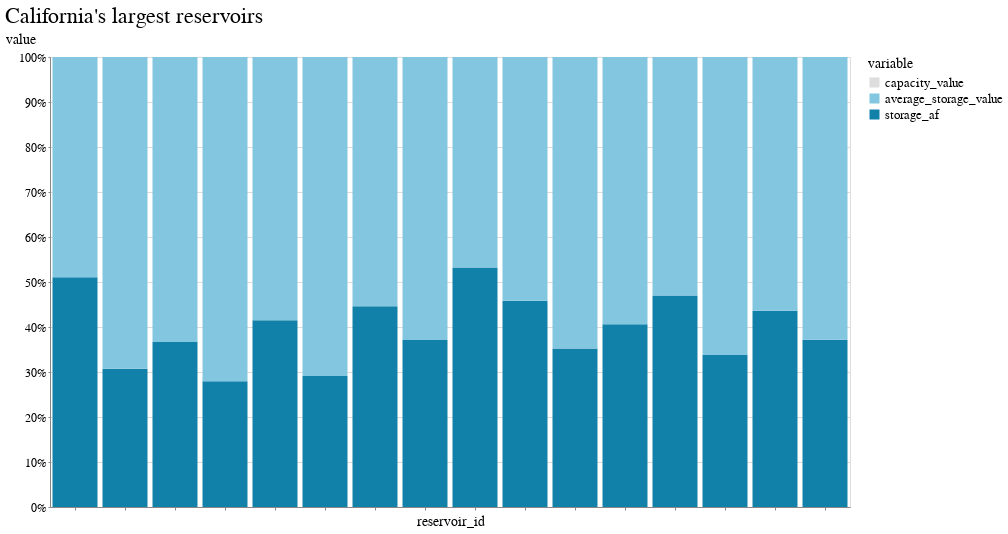

Write notebook code for a chart like this one.
### Code cell
domain = ["capacity_value", "average_storage_value", "storage_af", ]
range_ = ['#ddd', '#83c6e0', '#1281aa', ]

alt.Chart(melt[melt.variable != "capacity_value"]).mark_bar().encode(
    x=alt.X('reservoir_id', axis=alt.Axis(labels=False)),
    y=alt.Y('value',stack="normalize"),
    order="bar_order",
    color=alt.Color(
        'variable', 
        scale=alt.Scale(domain=domain, range=range_), 
        #sort='descending'
    ),
    tooltip=["reservoir_id"]
).properties(title="California's largest reservoirs")

### Figure 1 — Vega-Lite specification as saved in the notebook (floating-point values rounded to 4 significant figures)
{"config": {"view": {"width": 800, "height": 450}, "background": "#ffffff", "title": {"anchor": "start", "font": "BentonGothic-Bold, sans", "fontColor": "#000000", "fontSize": 22, "fontWeight": "normal"}, "arc": {"fill": "#82c6df"}, "area": {"fill": "#82c6df"}, "line": {"stroke": "#82c6df", "strokeWidth": 3}, "path": {"stroke": "#82c6df"}, "rect": {"fill": "#82c6df"}, "shape": {"stroke": "#82c6df"}, "bar": {"fill": "#82c6df"}, "point": {"stroke": "#82c6df"}, "symbol": {"fill": "#82c6df", "size": 30}, "axis": {"titleFont": "BentonGothic-Bold, sans", "titleFontSize": 14, "titleFontWeight": "normal", "labelFont": "BentonGothic, sans", "labelFontSize": 12, "labelFontWeight": "normal"}, "axisX": {"labelAngle": 0, "labelPadding": 4, "tickSize": 3}, "axisY": {"labelBaseline": "middle", "maxExtent": 45, "minExtent": 45, "tickSize": 2, "titleAlign": "left", "titleAngle": 0, "titleX": -45, "titleY": -11}, "legend": {"titleFont": "BentonGothic-Bold, sans", "titleFontSize": 14, "titleFontWeight": "normal", "symbolType": "square", "labelFont": "BentonGothic, sans", "labelFontSize": 13}, "range": {"category": ["#3580b1", "#ec8431", "#ab7fb4", "#c89d29", "#adc839", "#829eb1"], "diverging": ["#e68a4f", "#f4bb6a", "#f9e39c", "#dadfe2", "#a6b7c6", "#849eae"], "heatmap": ["#fbf2c7", "#f9e39c", "#f8d36e", "#f4bb6a", "#e68a4f", "#d15a40", "#ab4232"], "ordinal": ["#fbf2c7", "#f9e39c", "#f8d36e", "#f4bb6a", "#e68a4f", "#d15a40", "#ab4232"], "ramp": ["#fbf2c7", "#f9e39c", "#f8d36e", "#f4bb6a", "#e68a4f", "#d15a40", "#ab4232"]}}, "data": {"name": "data-99833b38c231c2dd2f8569d4b885e1fb"}, "mark": "bar", "encoding": {"color": {"field": "variable", "scale": {"domain": ["capacity_value", "average_storage_value", "storage_af"], "range": ["#ddd", "#83c6e0", "#1281aa"]}, "type": "nominal"}, "order": {"field": "bar_order", "type": "quantitative"}, "tooltip": [{"field": "reservoir_id", "type": "nominal"}], "x": {"axis": {"labels": false}, "field": "reservoir_id", "type": "nominal"}, "y": {"field": "value", "stack": "normalize", "type": "quantitative"}}, "title": "California's largest reservoirs", "$schema": "https://vega.github.io/schema/vega-lite/v4.17.0.json", "datasets": {"data-99833b38c231c2dd2f8569d4b885e1fb": [{"reservoir_id": "CLE", "variable": "storage_af", "value": 730500.0, "bar_order": 1}, {"reservoir_id": "WRS", "variable": "storage_af", "value": 134900.0, "bar_order": 1}, {"reservoir_id": "CCH", "variable": "storage_af", "value": 83520.0, "bar_order": 1}, {"reservoir_id": "CSI", "variable": "storage_af", "value": 79020.0, "bar_order": 1}, {"reservoir_id": "CAS", "variable": "storage_af", "value": 124400.0, "bar_order": 1}, {"reservoir_id": "SHA", "variable": "storage_af", "value": 1805000.0, "bar_order": 1}, {"reservoir_id": "ORO", "variable": "storage_af", "value": 1837000.0, "bar_order": 1}, {"reservoir_id": "BUL", "variable": "storage_af", "value": 866600.0, "bar_order": 1}, {"reservoir_id": "FOL", "variable": "storage_af", "value": 861300.0, "bar_order": 1}, {"reservoir_id": "CMN", "variable": "storage_af", "value": 216800.0, "bar_order": 1}, {"reservoir_id": "NML", "variable": "storage_af", "value": 819200.0, "bar_order": 1}, {"reservoir_id": "DNP", "variable": "storage_af", "value": 1347000.0, "bar_order": 1}, {"reservoir_id": "EXC", "variable": "storage_af", "value": 430900.0, "bar_order": 1}, {"reservoir_id": "MIL", "variable": "storage_af", "value": 366100.0, "bar_order": 1}, {"reservoir_id": "SNL", "variable": "storage_af", "value": 854900.0, "bar_order": 1}, {"reservoir_id": "PNF", "variable": "storage_af", "value": 594800.0, "bar_order": 1}, {"reservoir_id": "CLE", "variable": "average_storage_value", "value": 1882000.0, "bar_order": 2}, {"reservoir_id": "WRS", "variable": "average_storage_value", "value": 228100.0, "bar_order": 2}, {"reservoir_id": "CCH", "variable": "average_storage_value", "value": 144300.0, "bar_order": 2}, {"reservoir_id": "CSI", "variable": "average_storage_value", "value": 192400.0, "bar_order": 2}, {"reservoir_id": "CAS", "variable": "average_storage_value", "value": 280100.0, "bar_order": 2}, {"reservoir_id": "SHA", "variable": "average_storage_value", "value": 3540000.0, "bar_order": 2}, {"reservoir_id": "ORO", "variable": "average_storage_value", "value": 2688000.0, "bar_order": 2}, {"reservoir_id": "BUL", "variable": "average_storage_value", "value": 831300.0, "bar_order": 2}, {"reservoir_id": "FOL", "variable": "average_storage_value", "value": 756300.0, "bar_order": 2}, {"reservoir_id": "CMN", "variable": "average_storage_value", "value": 305400.0, "bar_order": 2}, {"reservoir_id": "NML", "variable": "average_storage_value", "value": 1508000.0, "bar_order": 2}, {"reservoir_id": "DNP", "variable": "average_storage_value", "value": 1672000.0, "bar_order": 2}, {"reservoir_id": "EXC", "variable": "average_storage_value", "value": 729700.0, "bar_order": 2}, {"reservoir_id": "MIL", "variable": "average_storage_value", "value": 432500.0, "bar_order": 2}, {"reservoir_id": "SNL", "variable": "average_storage_value", "value": 1106000.0, "bar_order": 2}, {"reservoir_id": "PNF", "variable": "average_storage_value", "value": 670700.0, "bar_order": 2}]}}
